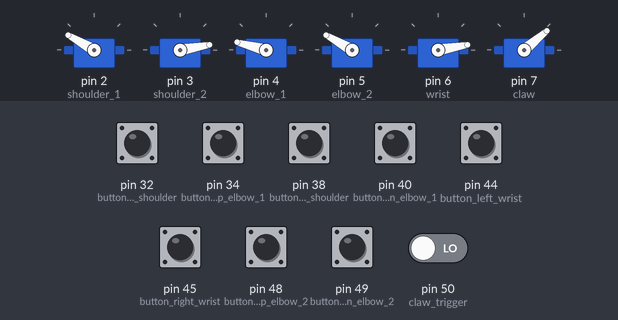
A sketch run on a simulated Arduino Mega 2560, built with avr-gcc and run on an emulated ATmega2560. Shown: 6 × servo. The inputs (shaded band) are chosen by the test bench; at power-on: pin 32 (button_up_shoulder), pin 34 (button_up_elbow_1), pin 38 (button_down_shoulder), pin 40 (button_down_elbow_1), pin 44 (button_left_wrist), pin 45 (button_right_wrist), pin 48 (button_up_elbow_2), pin 49 (button_down_elbow_2), pin 50 (claw_trigger) LOW.

Above: at 1.2 s.
1.3 s: pin 38 (button_down_shoulder) pulled HIGH for 1 s
At 3.3 s:
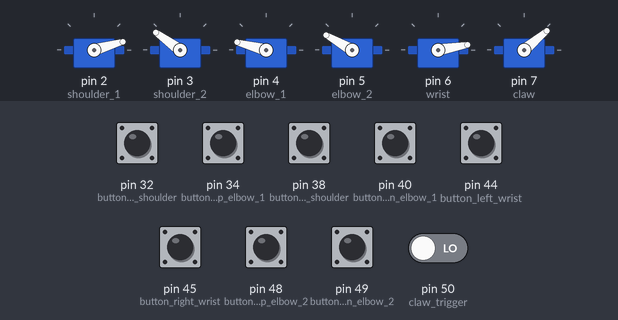
3.8 s: pin 34 (button_up_elbow_1) pulled HIGH for 0.15 s
At 5.0 s:
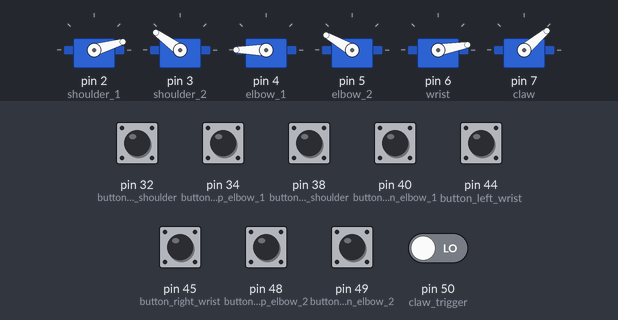
5.4 s: pin 32 (button_up_shoulder) pulled HIGH for 0.15 s
At 6.3 s:
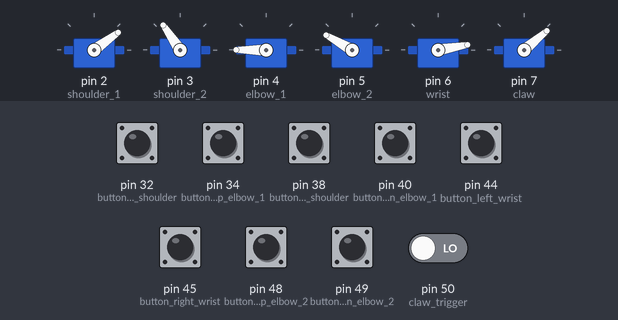
7.0 s: pin 45 (button_right_wrist) pulled HIGH for 0.15 s
At 7.8 s:
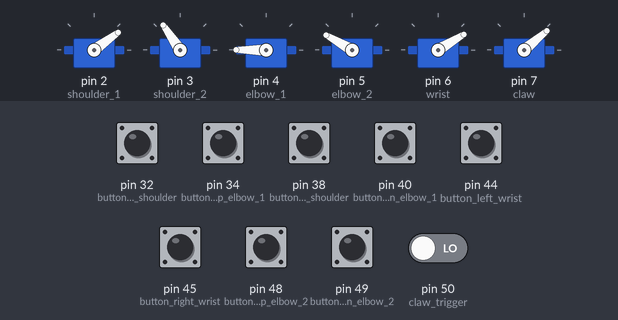
8.6 s: pin 40 (button_down_elbow_1) pulled HIGH for 0.15 s
At 9.9 s:
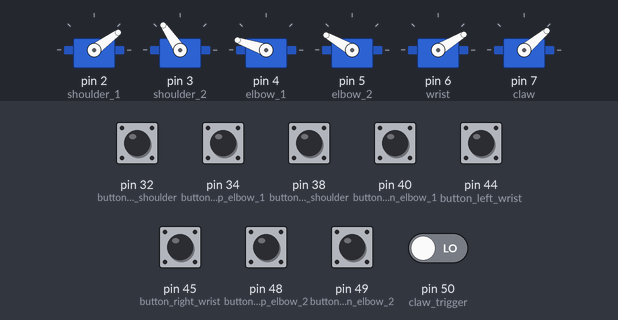
10.2 s: pin 49 (button_down_elbow_2) pulled HIGH for 0.15 s
At 11.3 s:
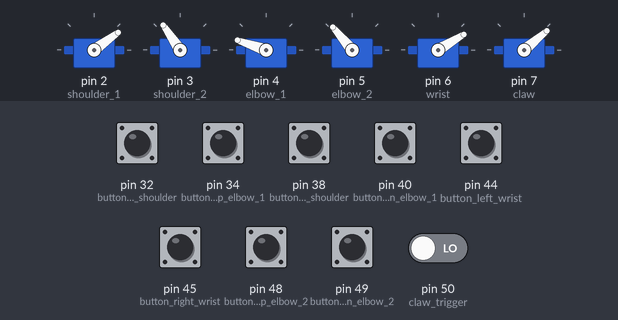
Timing chart, 0 to 12.8 s (numbered marks = the images above; inputs shaded):
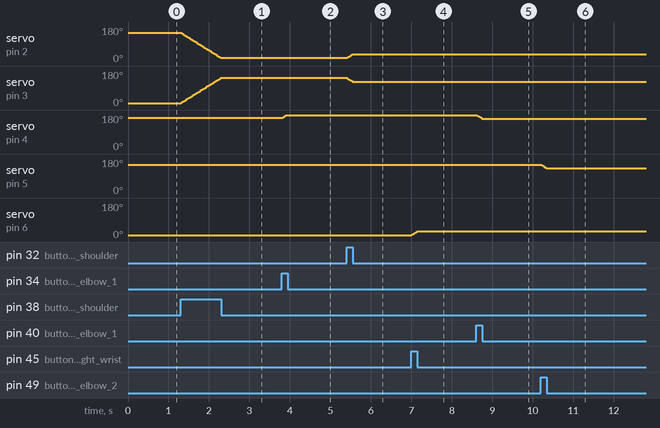

The sketch:

robotic-arm-control.ino
```cpp
/* ***************************************************
   file:    servo-movement-w-pad-arduino-due.ino
   author:  Andres Suarez and Nestor Brito
   date:    24/04/2016
   description: program for controlling  a robotic arm
   via gamepad using servos  and an Arduino Due.  This
   project was designed in order  to  be  showcased in
   "Semana  de  las  agrupaciones  AJ16" for  CITE. It
   took a long time but we finaly made it :)
 * ***************************************************
*/

#include <Servo.h>

Servo shoulder_1;
Servo shoulder_2;
Servo elbow_1;
Servo elbow_2;
Servo wrist;
Servo claw;

// gamepad buttons
// **set all buttons with a pull-down resistor
int button_up_shoulder = 32;
int button_down_shoulder = 38;

int button_up_elbow_1 = 34;
int button_down_elbow_1 = 40;

int button_up_elbow_2 = 48;
int button_down_elbow_2 = 49;

int button_right_wrist = 45;
int button_left_wrist = 44;

int claw_trigger = 50;

// position counters
int pos_shoulder_1 = 150;
int pos_shoulder_2 = 10;

int pos_elbow_1 = 165;
int pos_elbow_2 = 150;

int pos_wrist = 10;

int pos_claw = 40;

void setup() {

  // buttons setup
  pinMode(button_up_shoulder, INPUT);
  pinMode(button_down_shoulder, INPUT);

  pinMode(button_up_elbow_1, INPUT);
  pinMode(button_down_elbow_1, INPUT);

  pinMode(button_up_elbow_2, INPUT);
  pinMode(button_down_elbow_2, INPUT);

  pinMode(button_left_wrist, INPUT);
  pinMode(button_right_wrist, INPUT);

  pinMode(claw_trigger, INPUT);

  // attached servos
  shoulder_1.attach(2);
  shoulder_2.attach(3);

  elbow_1.attach(4);
  elbow_2.attach(5);

  wrist.attach(6);

  claw.attach(7);

  //reset servo position to initial value
  shoulder_1.write(pos_shoulder_1);
  shoulder_2.write(pos_shoulder_2);

  elbow_1.write(pos_elbow_1);
  elbow_2.write(pos_elbow_2);

  wrist.write(pos_wrist);

  claw.write(pos_claw);

}

void loop() {

  //SHOULDER MOVEMENT----------------------------------------------------------------------------

  if (digitalRead(button_up_shoulder) == HIGH && pos_shoulder_1 <= 150) {
    pos_shoulder_1 = pos_shoulder_1 + 1;
    pos_shoulder_2 = pos_shoulder_2 - 1;
  }

  if (digitalRead(button_down_shoulder) == HIGH && pos_shoulder_1 >= 10) {
    pos_shoulder_1 = pos_shoulder_1 - 1;
    pos_shoulder_2 = pos_shoulder_2 + 1;
  }

  shoulder_1.write(pos_shoulder_1); // sets the servos positions according to the position values
  shoulder_2.write(pos_shoulder_2);

  //ELBOW MOVEMENT-------------------------------------------------------------------------------

  //-----------Elbow #1-----------
  /*************************************
     HAVE TO FIX THE ANGLE LIMITS HERE
   *************************************/
  if (digitalRead(button_up_elbow_1) == HIGH && pos_elbow_1 <= 180) {
    pos_elbow_1 = pos_elbow_1 + 1;
  }

  if (digitalRead(button_down_elbow_1) == HIGH && pos_elbow_1 >= 10) {
    pos_elbow_1 = pos_elbow_1 - 1;
  }

  elbow_1.write(pos_elbow_1); // sets the servo position according to the position value

  //-----------Elbow #2-----------
  /*************************************
     HAVE TO FIX THE ANGLE LIMITS HERE
   *************************************/
  if (digitalRead(button_up_elbow_2) == HIGH && pos_elbow_2 <= 150) {
    pos_elbow_2 = pos_elbow_2 + 1;
  }

  if (digitalRead(button_down_elbow_2) == HIGH && pos_elbow_2 >= 10) {
    pos_elbow_2 = pos_elbow_2 - 1;
  }

  elbow_2.write(pos_elbow_2); // sets the servo position according to the position value

  //WRIST MOVEMENT-------------------------------------------------------------------------------

  if (digitalRead(button_right_wrist) == HIGH && pos_wrist <= 150) {
    pos_wrist = pos_wrist + 1;
  }

  if (digitalRead(button_left_wrist) == HIGH && pos_wrist >= 10) {
    pos_wrist = pos_wrist - 1;
  }

  wrist.write(pos_wrist); // sets the servo position according to the position value

  //CLAW MOVEMENT--------------------------------------------------------------------------------

  if (digitalRead(claw_trigger) == HIGH) {
    claw.write(105); // it was determined in calibration that an angle of 105 is best
  } else {
    claw.write(40); // returns claw to original position
  }

  delay(7); // waits for the servo to get there
}
```

Measured:
- after the input at 1.3 s, servo on pin 2 (shoulder_1): moves from 150° to 16° over 0.99 s, starting at once; servo on pin 3 (shoulder_2): moves from 10° to 144° over 0.99 s, starting at once
- after the input at 3.8 s, servo on pin 4 (elbow_1): 165° → 180° at once
- after the input at 5.4 s, servo on pin 2 (shoulder_1): 16° → 36° at once; servo on pin 3 (shoulder_2): 144° → 124° at once
- after the input at 7.0 s, servo on pin 6 (wrist): 10° → 31° at once
- after the input at 8.6 s, servo on pin 4 (elbow_1): 180° → 161° at once
- after the input at 10.2 s, servo on pin 5 (elbow_2): 150° → 130° at once
